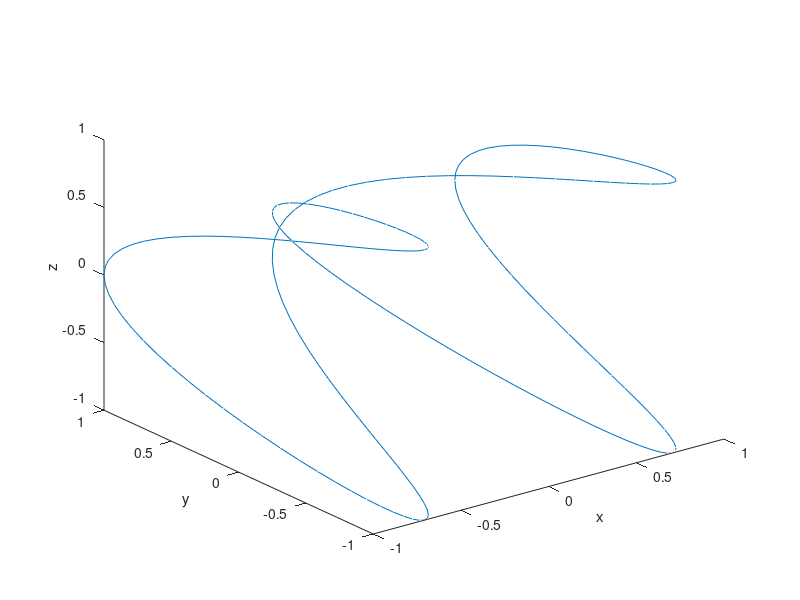

Here is the MATLAB script that generated this plot:
function test_sin

dt = 0.01;
p = 2;
t = 0:dt:(p*1);

x = cos(2*pi/p*t);
y = cos(2*pi/p*t*4);
z = sin(2*pi/p*t*2);

figure(1); clf
plot3(x, y, z);
xlabel('x');
ylabel('y');
zlabel('z');